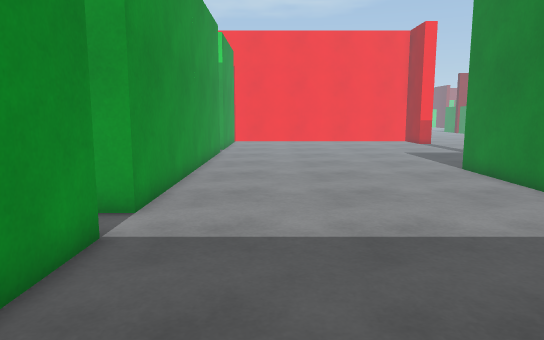
view 1 (above)

16 first-person views from a walk through a 3-D level made in the Unity game engine. The camera is 1.2 m above the floor, tilts 8° down and sees 70° across. The floor is counted in squares, 0.5 m on a side. Each view is taken from the middle of a square. On the plan, view 1 faces up. The plan holds only what a view shows up to about 20 squares ahead; the rest is blank. The place goes on beyond the plan. The player is left out.

view 2
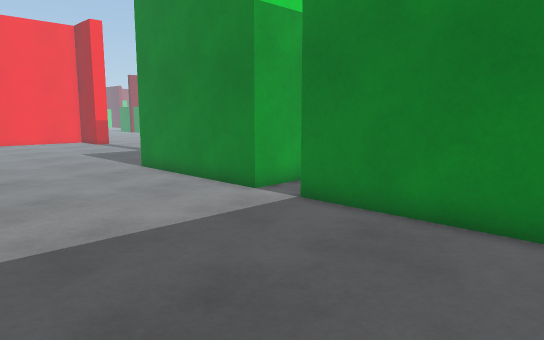

view 3
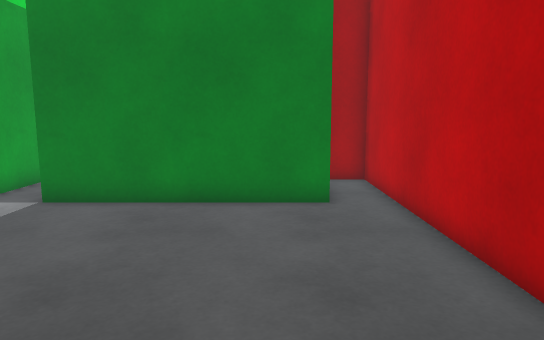

view 4
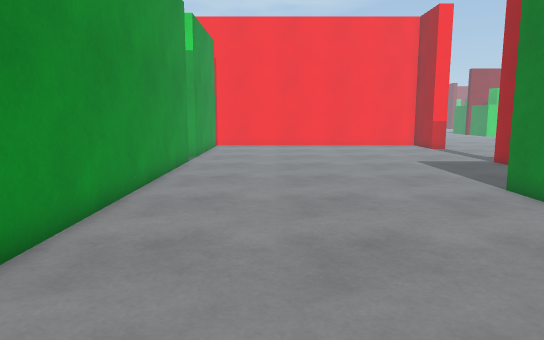

view 5
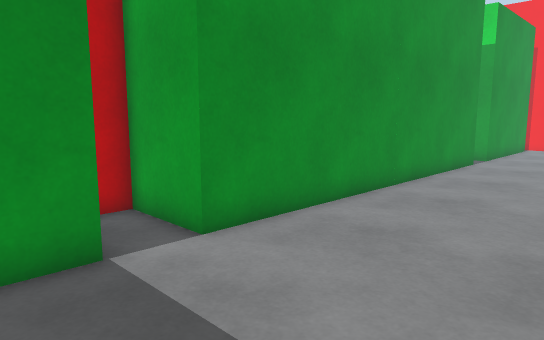

view 6
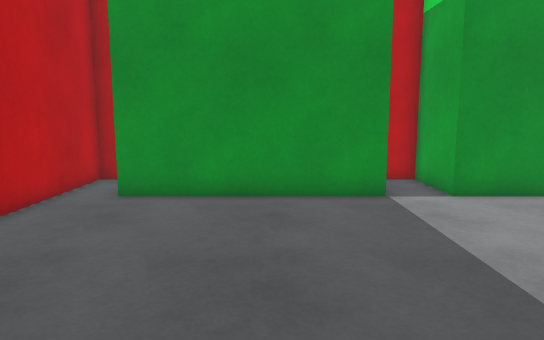

view 7
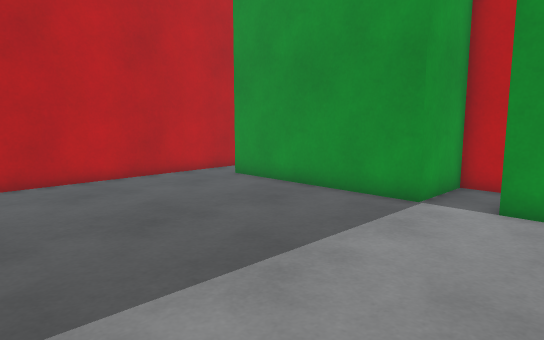

view 8
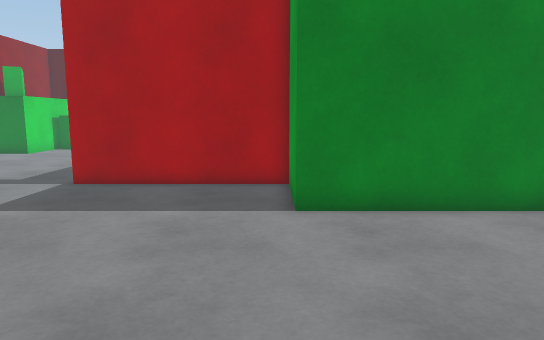

view 9
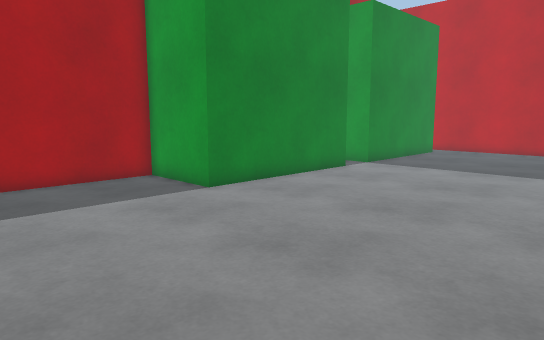

view 10
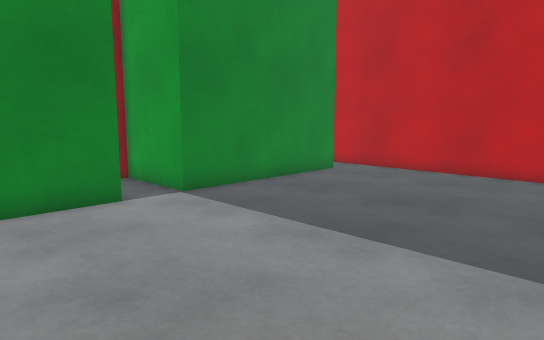

view 11
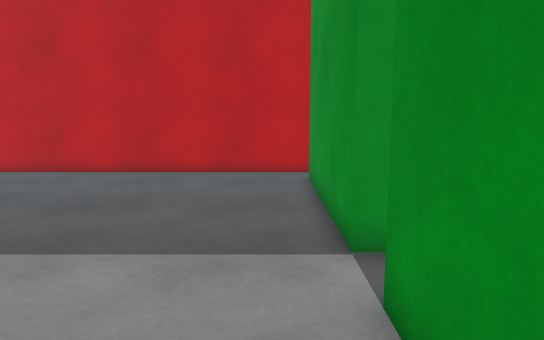

view 12
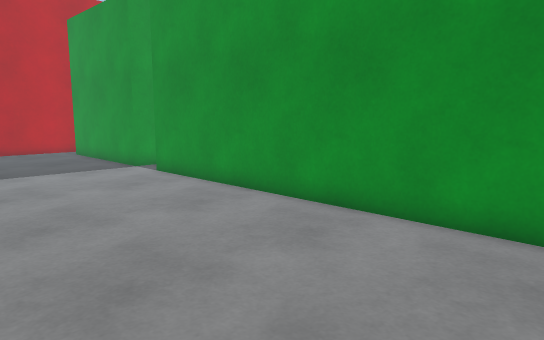

view 13
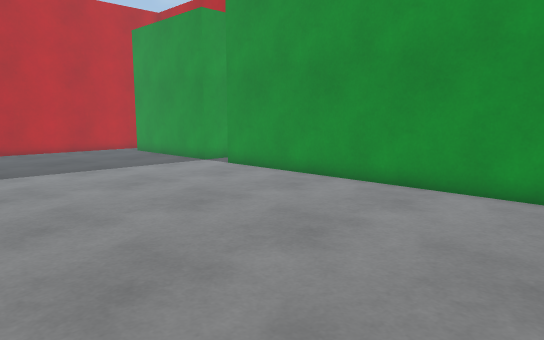

view 14
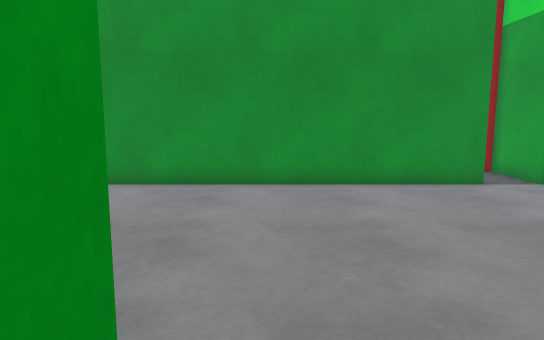

view 15
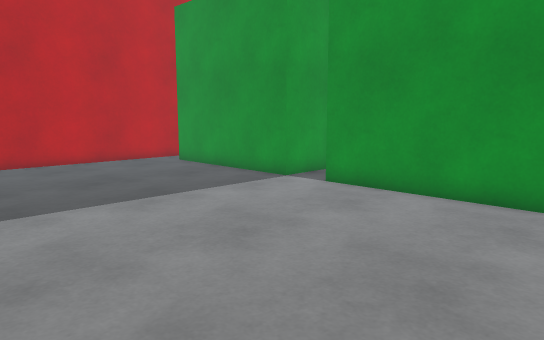

view 16
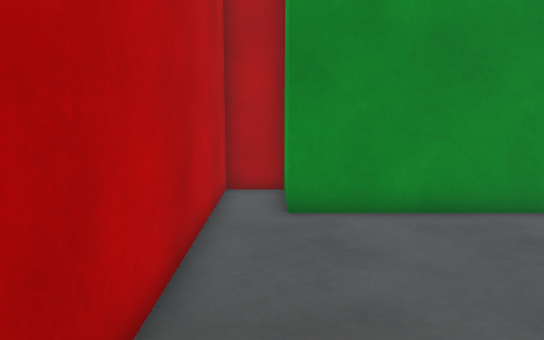

### Floor plan
Points are (right, up) in squares from view 1. A wall is a line through its corners. A room is listed if a view was taken in it or the views show most of it. See-through windows are left out.
Room 1 (views 1, 2, 3, 4, 5, 6, 7, 8, 9, 10, 11, 12, 13, 14, 15, 16)
walls: (12, 9.4) (8.6, 9.4) (8.6, 17.4) (12.5, 17.4) (12.5, 25); (8.6, -0.6) (8.6, 7.4) (12.5, 7.4); (-3.4, 25.5) (-3.4, 9.4) (-6.5, 9.4) (-6.5, 7.4) (-3.4, 7.4) (-3.4, -0.6) (-6.1, -0.6); (-6.5, -0.5) (-6.5, -2.5) (12.5, -2.5) (12.5, -1.1)

Where each view was taken, in squares from view 1:
view 1: 0 up, 0 right, facing up
view 2: 0 up, 0 right, facing up-right
view 3: 1 up, 2 left, facing right
view 4: 5 up, 1 right, facing up
view 5: 5 up, 3 right, facing up-left
view 6: 4 up, 8 right, facing left
view 7: 12 up, 7 right, facing down-left
view 8: 18 up, 1 left, facing right
view 9: 25 up, 2 left, facing down-right
view 10: 14 up, 2 left, facing down-right
view 11: 14 up, 2 left, facing down
view 12: 25 up, 5 right, facing down-left
view 13: 25 up, 9 right, facing down-left
view 14: 18 up, 10 right, facing left
view 15: 18 up, 8 right, facing down-left
view 16: 1 down, 6 right, facing left
